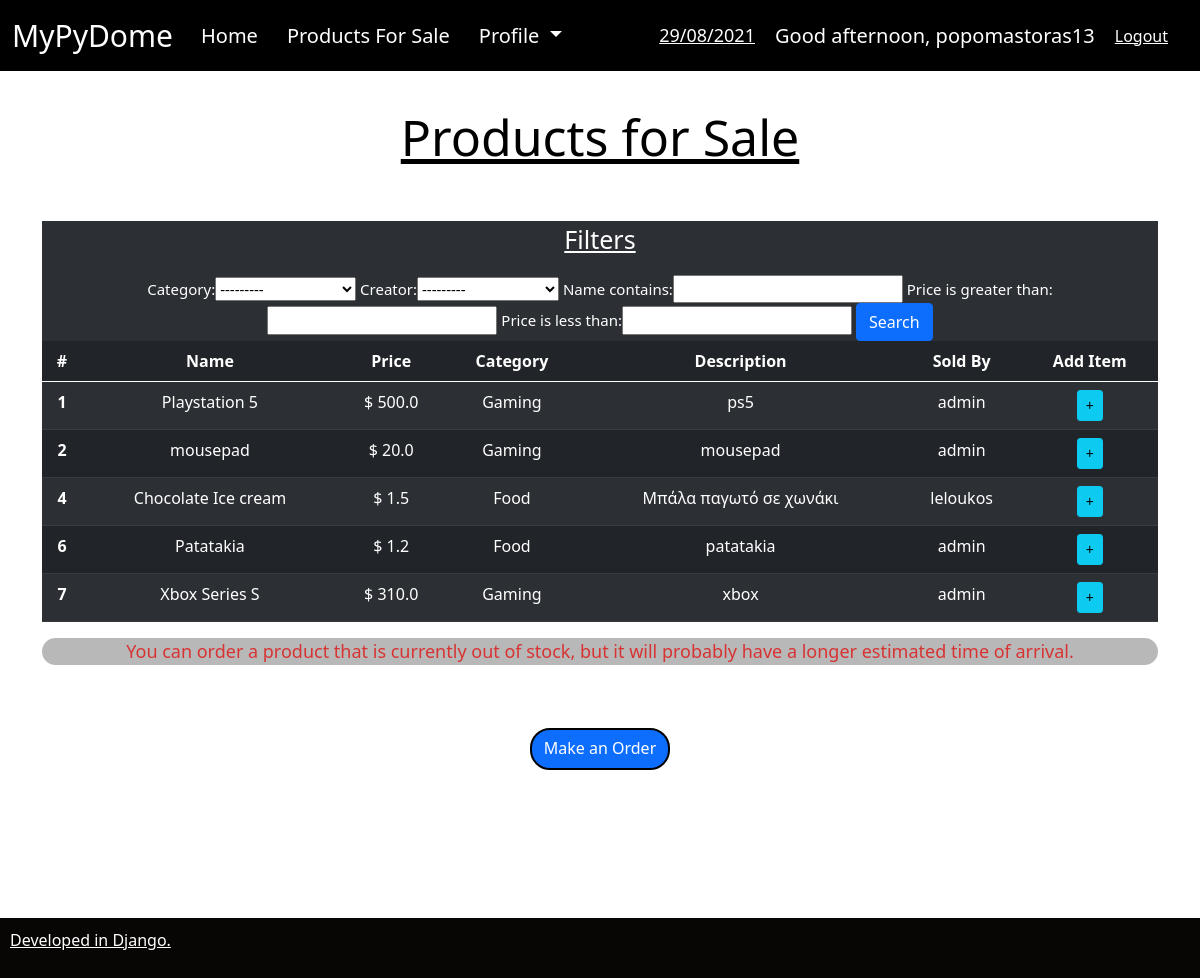
Page /products/products/ (signed in) on the committed database.
### products/models.py (models this page shows, shortened)
class Wishlist(models.Model):
    CATEGORY = (
        ('Groceries', 'Groceries'),
        ('Food', 'Food'),
        ('Clothing-Apparel', 'Clothing-Apparel'),
        ('Household', 'Household'),
        ('Appliances', 'Appliances'),
        ('Electronics', 'Electronics'),
        ('Gaming', 'Gaming'),
        ('Computer Parts', 'Computer Parts'),
    )
    name = models.CharField(max_length=200, null=True)
    price = models.FloatField(null=True)
    stock = models.IntegerField(null=True)
    category = models.CharField(max_length=200, null=True, choices=CATEGORY)
    description = models.CharField(max_length=200, null=True)
    date_created = models.DateTimeField(auto_now_add=True, null=True)
    creator = models.ForeignKey(settings.AUTH_USER_MODEL, null=True, on_delete=models.SET_NULL)

### products/views.py (the view)
# urls.py: path('products/', views.pruducts_for_sale, name='_products_for_sale'),
@login_required(login_url='accounts')
def pruducts_for_sale(request):
    products = Wishlist.objects.all()
    orders = Order.objects.all()
    myFilter = ProductsForSale(request.GET, queryset=products)
    products = myFilter.qs   # neo 'products' meta so search
    context={'products': products, 'orders': orders, 'myFilter':myFilter}
    return render(request, 'products_for_sale.html', context)

### products/templates/products_for_sale.html (shortened to what this page needs)
{% extends 'base.html' %}
{% block content %}
<div class="container">
    <H2 align="center" style="font-size: 50px; color:rgb(0, 0, 0); text-decoration: underline;">
        Products for Sale
    </H2>
    <H2>&nbsp;
    </H2>
    <div class='container-fluid' style='opacity:1; background-color:rgb(44, 48, 52)'>
      <p align="center" style="font-size: 25px; color:rgb(255, 255, 255); text-decoration: underline;">
        Filters
      </p>
      <div align="center" class='container-fluid' style="font-size: 15px; color:rgb(255, 255, 255)">
        <form method="get">
          {{myFilter.form}}
          <button  class = 'btn btn-primary' type='submit' >
            Search</button>
        </form>
      </div>
    </div>
    <table style='text-align: center;' class="table table-dark table-striped">
        <thead>
            <tr>
              <th scope="col">#</th>
              <th scope="col">Name</th>
              <th scope="col">Price</th>
              <th scope="col">Category</th>
              <th scope="col">Description</th>
              <th scope="col">Sold By</th>
              <th scope="col">Add Item</th>
            </tr>
          </thead>
          <tbody>
            {% for item in products %}
            <tr>
              <th scope="row">{{ item.id }}</th>
                <td>{{ item.name }}</td>
                <td>$ {{ item.price }}</td>
                <td>{{ item.category }}</td>
                <td>{{ item.description }}</td>
                <td>{{item.creator}}</td>
                <td>
                    <a class="btn btn-sm btn-info" href="">+</a>
                </td>
            </tr>
            {% endfor %}
          </tbody>
    </table>
    <div  align="center" style='opacity:0.8; border-radius: 15px; background-color:rgb(167, 167, 167)'>
      <p style ="width:100%; font-size:18px; color:rgb(206, 0, 0)">
      You can order a product that is currently out of stock, but it will probably have a longer estimated time of arrival.
      </p>
    </div>
    <H2>&nbsp;
    </H2>
    <div align="center">
        <a class="btn btn-primary" style ="height: 42px; border-radius: 20px; border: 2px solid #000000;" href="/products/create_order" class="btn btn-primary" type="button">Make an Order</a>
    </div>
</div>
{% endblock %}

### templates/navbar.html (shortened to what this page needs)
<nav style = 'position: fixed; width:100%;' class="navbar navbar-expand-lg navbar-dark bg-black" >
    <div class="container-fluid">
      <a style="font-size: 30px; margin-right: 20px; color:white" class="navbar-brand" href="/../home">MyPyDome</a>
      <div class="collapse navbar-collapse" id="navbarSupportedContent">
        <ul class="navbar-nav me-auto mb-2 mb-lg-0">
          <li class="nav-item">
            <a style="font-size: 20px; margin-right: 13px; color:white" class="nav-link active" aria-current="page" href="/../home">Home</a>
          </li>
          {% if request.user.is_staff == 0  or request.user.is_superuser == 1 %}
            <li>
              <a style="font-size: 20px; margin-right: 13px; color:white" class="nav-link active" aria-current="page"  href="/products/products/">Products For Sale</a>
            </li>
          {% endif %}
          <li class="nav-item dropdown">
            <a style="font-size: 20px; margin-right: 13px; color:rgb(253, 253, 253)" class="nav-link dropdown-toggle" href="#" id="navbarDropdown" role="button" data-bs-toggle="dropdown" aria-expanded="false">
              Profile
            </a>
          </li>
        </ul>
        <span style="text-decoration:underline; font-size: 18px; margin-right: 20px; color:white" id="datetime"></span>
        <span style="font-size: 20px; color:white" id="greet"></span>
        <span style="font-size: 20px; margin-right: 20px; color:white">, {{request.user}}</span>
        <span><a style="margin-right: 20px; color:white" href="/accounts/logout">Logout</a></span>
      </div>
    </div>
  </nav>

### rows in the picture
Wishlist: id "1", name "Playstation 5", price "500.0", category "Gaming", description "ps5", creator "admin"
Wishlist: id "2", name "mousepad", price "20.0", category "Gaming", description "mousepad", creator "admin"
Wishlist: id "4", name "Chocolate Ice cream", price "1.5", category "Food", description "Μπάλα παγωτό σε χωνάκι", creator "leloukos"
Wishlist: id "6", name "Patatakia", price "1.2", category "Food", description "patatakia", creator "admin"
Wishlist: id "7", name "Xbox Series S", price "310.0", category "Gaming", description "xbox", creator "admin"

### other values in the picture
{{ request.user }} "popomastoras13"
